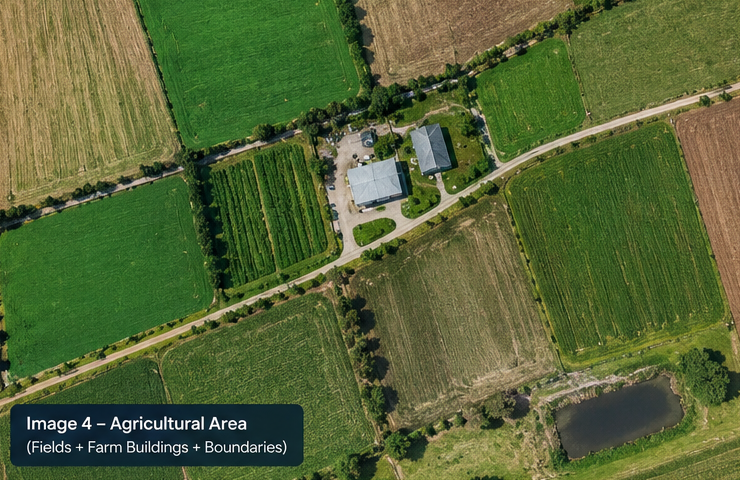
#> input picture test_assets/image_d_agricultural.png, 740 x 480 px, found by its file name
$ python debug_fields.py
#> lines starting #> are read from the running program, lines starting #| are printed output that depends on the picture; after the words box and inside, x2 and y2 are one past the last pixel; in counts of white or black regions, pixels touching at a corner belong together
import cv2
import numpy as np

for img_name in ["test_assets/image_d_agricultural.png", "test_assets/image_a_rural.png"]:
    img = cv2.imread(img_name)
#> img is the input picture: shape (480, 740, 3); mean B, G, R 55.4, 101, 86.7
    h, w = img.shape[:2]
#> h = 480; w = 740
    total_area = float(w * h)
#> total_area = 355200

    hsv = cv2.cvtColor(img, cv2.COLOR_BGR2HSV)
#> hsv: shape (480, 740, 3); mean H, S, V 43, 133, 105.6
    b = img[:, :, 0].astype(np.float32)
    g = img[:, :, 1].astype(np.float32)
    r = img[:, :, 2].astype(np.float32)
    exg = 2.0 * g - r - b
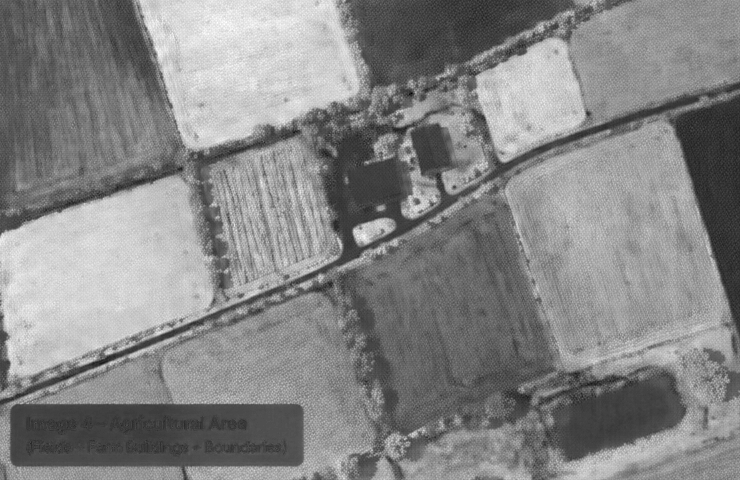
#> exg: shape (480, 740) float32; min -45, max 154, mean 59.9; drawn with min black and max white

    mask_soil = cv2.inRange(hsv, (10, 30, 40), (42, 220, 220))
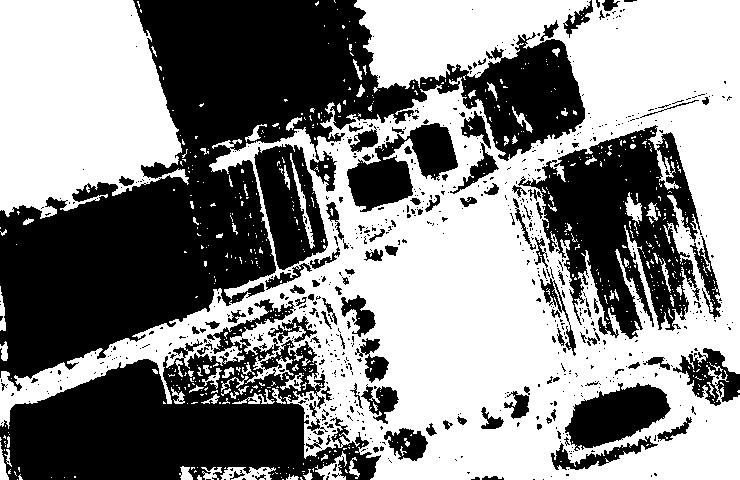
#> mask_soil: shape (480, 740); 53.6% white; 750 black regions (635 under 20 px), largest, box (x1, y1, x2, y2) and area: (0, 0, 585, 391) 80027, (0, 299, 381, 480) 33122, (518, 125, 702, 339) 19732
    is_crop = (hsv[:, :, 0] >= 30) & (hsv[:, :, 0] <= 85) & (hsv[:, :, 1] >= 40) & (exg > 15)
#> is_crop: shape (480, 740) bool; 64.4% white; 780 black regions (705 under 20 px), largest, box (x1, y1, x2, y2) and area: (288, 75, 740, 480) 58647, (0, 0, 184, 216) 27319, (11, 404, 303, 466) 17951
    field_raw = (mask_soil | (is_crop.astype(np.uint8) * 255))
#> field_raw: shape (480, 740); 91% white; 540 black regions (491 under 20 px), largest, box (x1, y1, x2, y2) and area: (11, 404, 303, 466) 17951, (565, 383, 671, 451) 4273, (347, 155, 408, 212) 2356

    # Check vegetation mask
    gray = cv2.cvtColor(img, cv2.COLOR_BGR2GRAY)
    mean_gray = cv2.blur(gray.astype(np.float32), (7, 7))
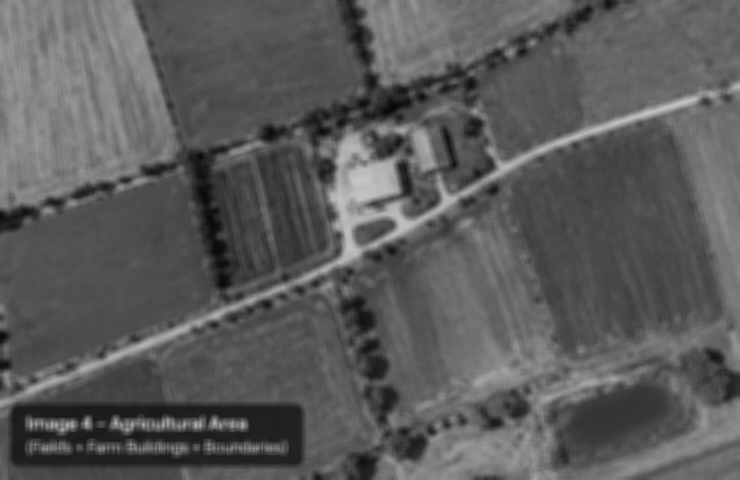
#> mean_gray: shape (480, 740) float32; min 6.41, max 199.5, mean 91.5
    sq_gray = cv2.blur((gray.astype(np.float32)) ** 2, (7, 7))
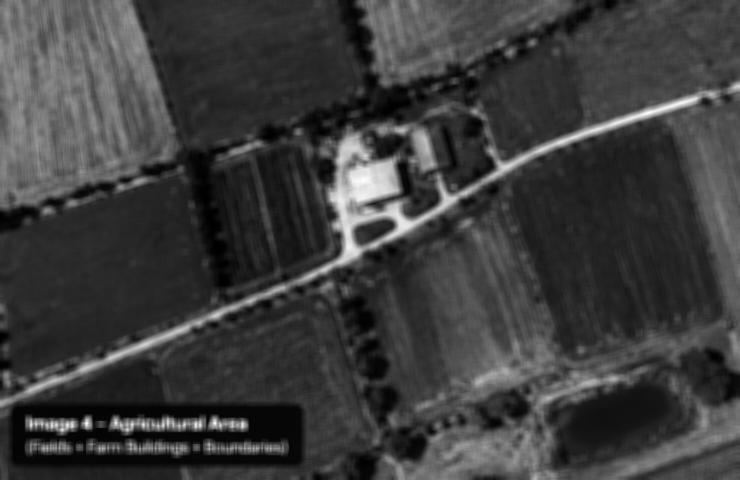
#> sq_gray: shape (480, 740) float32; min 51.18, max 40051.9, mean 9697.6; drawn with min black and max white
    std_gray = np.sqrt(np.maximum(0.0, sq_gray - mean_gray ** 2))
    tree_canopy_raw = ((exg > 22.0) & (r >= b - 10.0) & (r >= 25.0) & (std_gray > 14.0)).astype(np.uint8) * 255
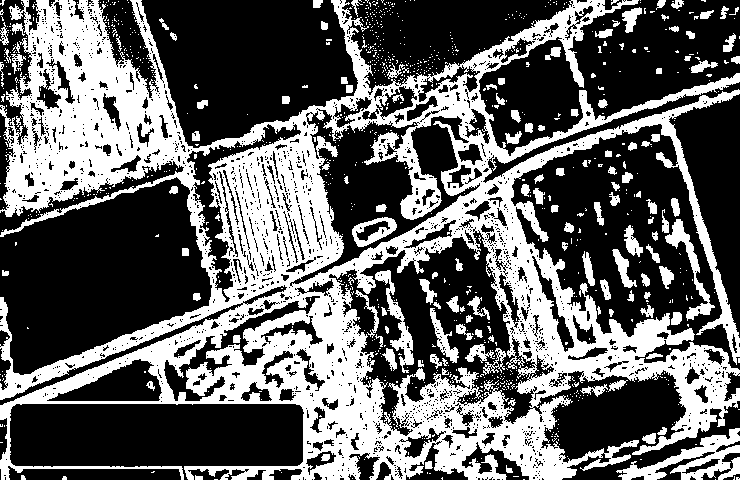
#> tree_canopy_raw: shape (480, 740); 38.7% white; 969 white regions (837 under 20 px), largest, box (x1, y1, x2, y2) and area: (0, 0, 740, 480) 120221, (616, 428, 740, 480) 2434, (665, 219, 715, 321) 1031
    kernel_v = cv2.getStructuringElement(cv2.MORPH_ELLIPSE, (11, 11))
    veg_clean = cv2.morphologyEx(tree_canopy_raw, cv2.MORPH_OPEN, kernel_v)
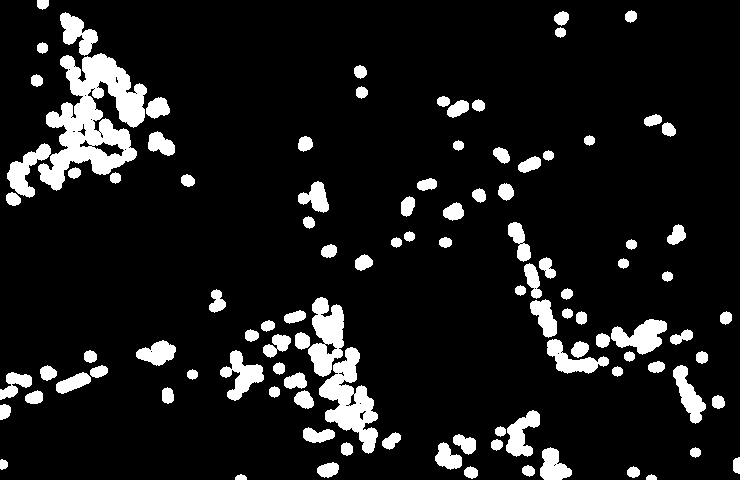
#> veg_clean: shape (480, 740); 10.4% white; 105 white regions
    cnts_v, _ = cv2.findContours(veg_clean, cv2.RETR_EXTERNAL, cv2.CHAIN_APPROX_NONE)
#> cnts_v = 105 contours; largest, box (x1, y1, x2, y2) and area: (38, 53, 147, 191) 7194, (319, 347, 378, 454) 2745, (308, 297, 344, 377) 1790, (611, 319, 667, 355) 1060, (220, 350, 264, 401) 934
    veg_mask = np.zeros((h, w), dtype=np.uint8)
    for c in sorted(cnts_v, key=cv2.contourArea, reverse=True)[:6]:
        if cv2.contourArea(c) > 200:
            cv2.drawContours(veg_mask, [c], -1, 255, -1)
#> this loop made 6 passes
#> veg_mask: shape (480, 740); 4.4% white; 6 white regions, box (x1, y1, x2, y2) and area: (38, 53, 147, 191) 7595, (319, 347, 378, 454) 2925, (308, 297, 344, 377) 1910, (611, 319, 667, 355) 1139, (220, 350, 264, 401) 1024, (7, 143, 51, 198) 985

    print(f"\n--- {img_name} ---")
    print(f"field_raw before subtractions: {np.count_nonzero(field_raw)}")
#| field_raw before subtractions: 323257
    print(f"veg_mask pixels: {np.count_nonzero(veg_mask)}")
#| veg_mask pixels: 15578

    # Margin mask
    edge_margin_mask = np.zeros((h, w), dtype=np.uint8)
    edge_margin_mask[:16, :] = 255
    edge_margin_mask[-16:, :] = 255
    edge_margin_mask[:, :16] = 255
    edge_margin_mask[:, -16:] = 255

    field_raw_sub = field_raw.copy()
    field_raw_sub[veg_mask > 0] = 0
    field_raw_sub[edge_margin_mask > 0] = 0
#> field_raw_sub: shape (480, 740); 76.3% white; 500 black regions (453 under 20 px), largest, box (x1, y1, x2, y2) and area: (0, 0, 740, 480) 56126, (38, 53, 147, 191) 7595, (565, 383, 671, 451) 4273
    print(f"field_raw after veg & margin sub: {np.count_nonzero(field_raw_sub)}")
#| field_raw after veg & margin sub: 271083

    field_clean = cv2.morphologyEx(field_raw_sub, cv2.MORPH_OPEN, cv2.getStructuringElement(cv2.MORPH_RECT, (11, 11)))
#> field_clean: shape (480, 740); 73.5% white; 84 black regions (61 under 20 px), largest, box (x1, y1, x2, y2) and area: (0, 0, 740, 480) 82067, (305, 76, 457, 249) 8377, (611, 319, 667, 355) 1201
    field_clean = cv2.morphologyEx(field_clean, cv2.MORPH_CLOSE, cv2.getStructuringElement(cv2.MORPH_RECT, (15, 15)))
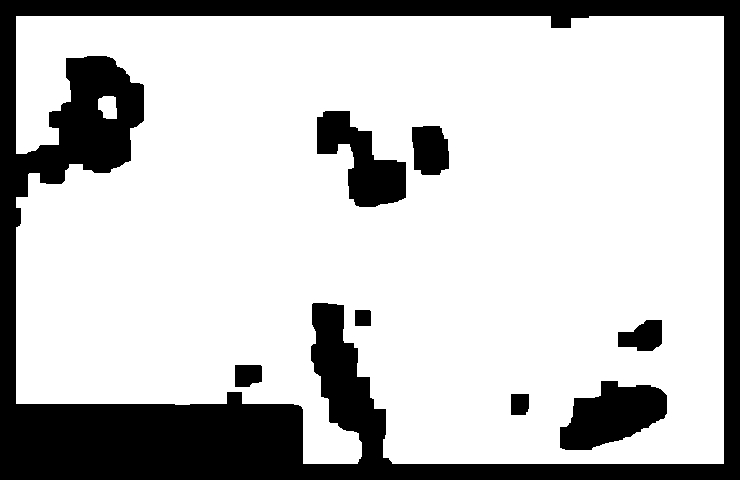
#> field_clean: shape (480, 740); 76.3% white; 8 black regions
    cnts_f, _ = cv2.findContours(field_clean, cv2.RETR_EXTERNAL, cv2.CHAIN_APPROX_SIMPLE)
#> cnts_f = 2 contours; box (x1, y1, x2, y2) and area: (16, 16, 724, 464) 282038, (98, 96, 117, 119) 332
    print(f"Field contours count: {len(cnts_f)}")
#| Field contours count: 2
    for i, c in enumerate(cnts_f):
        area = cv2.contourArea(c)
        hull = cv2.convexHull(c)
        solidity = area / max(1.0, cv2.contourArea(hull))
        rect = cv2.minAreaRect(c)
        rw, rh = rect[1]
        aspect = max(rw, rh) / max(1.0, min(rw, rh))
        print(f"  Contour {i}: area={area:.0f} ({area/total_area*100:.1f}%), solidity={solidity:.2f}, aspect={aspect:.1f}")
        if area > total_area * 0.95:
            print("    -> Rejected: Excessive size (>95%)")
        elif area < total_area * 0.025:
            print(f"    -> Rejected: area < 2.5% ({total_area*0.025:.0f})")
        elif solidity < 0.60 or aspect > 2.8:
            print("    -> Rejected: solidity < 0.60 or aspect > 2.8")
#> this loop made 2 passes
#> (area, solidity, rect, rw, rh, aspect) on passes 1 to 2: (331.5, 0.932, ((107, 107), (22, 18), -90), 22, 18, 1.22), (282038, 0.917, ((369.5, 239.5), (447, 707), -90), 447, 707, 1.58)
#|   Contour 0: area=332 (0.1%), solidity=0.93, aspect=1.2
#|     -> Rejected: area < 2.5% (8880)
#|   Contour 1: area=282038 (79.4%), solidity=0.92, aspect=1.6
#> pass 2 of the loop `for img_name in ["test_assets/image_d_agricultural.png", "test_assets/..`:
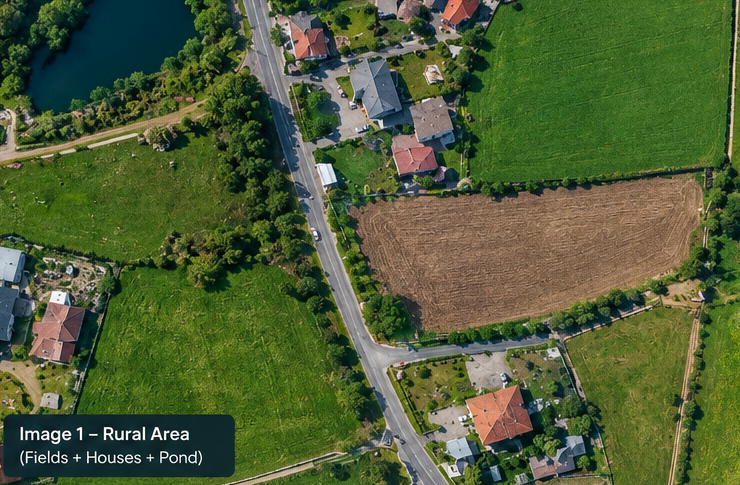
#> input picture test_assets/image_a_rural.png, 740 x 485 px, found by its file name
#> img is the input picture: shape (485, 740, 3); mean B, G, R 54.1, 94.2, 79.4
#> hsv: shape (485, 740, 3); mean H, S, V 49.7, 145.9, 100.7
#> b: shape (485, 740) float32
#> g: shape (485, 740) float32
#> r: shape (485, 740) float32
#> exg: shape (485, 740) float32
#> `mask_soil = cv2.inRange(hsv, (10, 30, 40), (42, 220, 220))`:
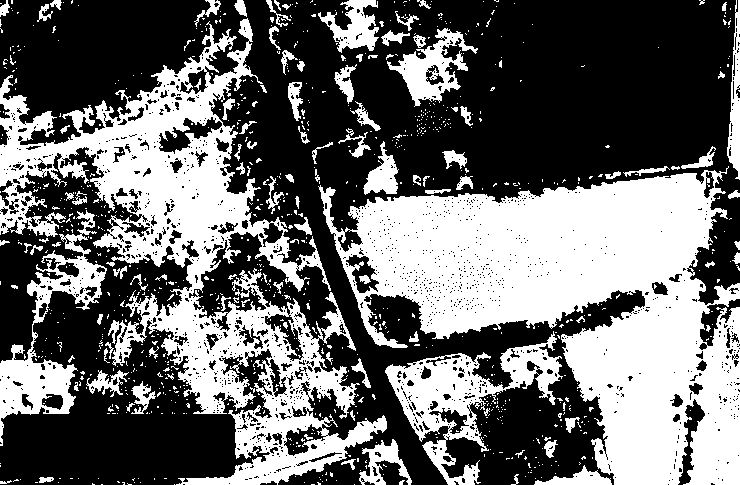
#> mask_soil: shape (485, 740); 41.6% white; 931 white regions (818 under 20 px), largest, box (x1, y1, x2, y2) and area: (318, 166, 740, 485) 67697, (0, 18, 387, 485) 48324, (385, 331, 563, 485) 8201
#> is_crop: shape (485, 740) bool; 61.3% white; 712 black regions (630 under 20 px), largest, box (x1, y1, x2, y2) and area: (234, 0, 712, 485) 87516, (0, 413, 234, 484) 14377, (18, 0, 202, 115) 12096
#> field_raw: shape (485, 740); 77.8% white; 1179 black regions (1107 under 20 px), largest, box (x1, y1, x2, y2) and area: (243, 0, 584, 485) 33953, (0, 413, 234, 484) 14334, (18, 0, 202, 115) 12096
#> gray: shape (485, 740)
#> mean_gray: shape (485, 740) float32
#> sq_gray: shape (485, 740) float32
#> std_gray: shape (485, 740) float32
#> tree_canopy_raw: shape (485, 740); 28% white; 573 white regions (448 under 20 px), largest, box (x1, y1, x2, y2) and area: (0, 0, 412, 485) 39108, (313, 0, 740, 485) 30701, (158, 295, 289, 393) 4353
#> veg_clean: shape (485, 740); 3.9% white; 71 white regions
#> cnts_v = 71 contours; largest, box (x1, y1, x2, y2) and area: (161, 33, 236, 83) 1019, (198, 71, 236, 117) 688, (184, 254, 215, 290) 560, (143, 97, 172, 121) 406, (133, 299, 162, 322) 370
#> the loop `for c in sorted(cnts_v, key=cv2.contourArea, reverse=True)[:6]:` made 6 passes
#| field_raw before subtractions: 279202
#| veg_mask pixels: 3735
#| field_raw after veg & margin sub: 248503
#> `field_clean = cv2.morphologyEx(field_clean, cv2.MORPH_CLOSE, cv2.getSt..`:
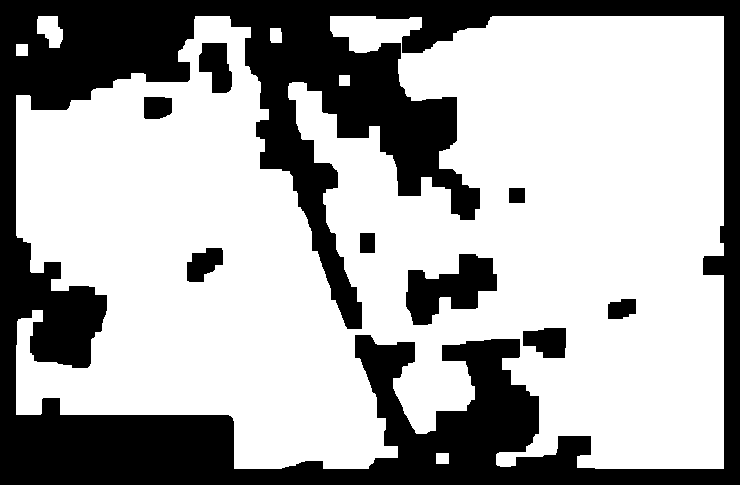
#> field_clean: shape (485, 740); 66.2% white; 9 black regions
#> cnts_f = 6 contours; box (x1, y1, x2, y2) and area: (16, 16, 724, 469) 242301, (37, 16, 63, 48) 548, (270, 28, 282, 43) 149, (16, 44, 28, 56) 121, (436, 453, 449, 464) 120, (339, 75, 350, 86) 100
#| Field contours count: 6
#> the loop `for i, c in enumerate(cnts_f):` made 6 passes
#> (c, area, hull, solidity, rect, rw, rh, aspect) on passes 1 to 3: ([[436, 453], [436, 463], [448, 463], [448, 453]], 120, [[448, 453], [448, 463], [436, 463], [436, 453]], 1, ((442, 458), (10, 12), -90), 10, 12, 1.2), ([[339, 75], [339, 85], [349, 85], [349, 75]], 100, [[349, 75], [349, 85], [339, 85], [339, 75]], 1, ((344, 80), (10, 10), -90), 10, 10, 1), ([[16, 44], [16, 55], [27, 55], [27, 44]], 121, [[27, 44], [27, 55], [16, 55], [16, 44]], 1, ((21.5, 49.5), (11, 11), -90), 11, 11, 1)
#> (printed output is left out)
